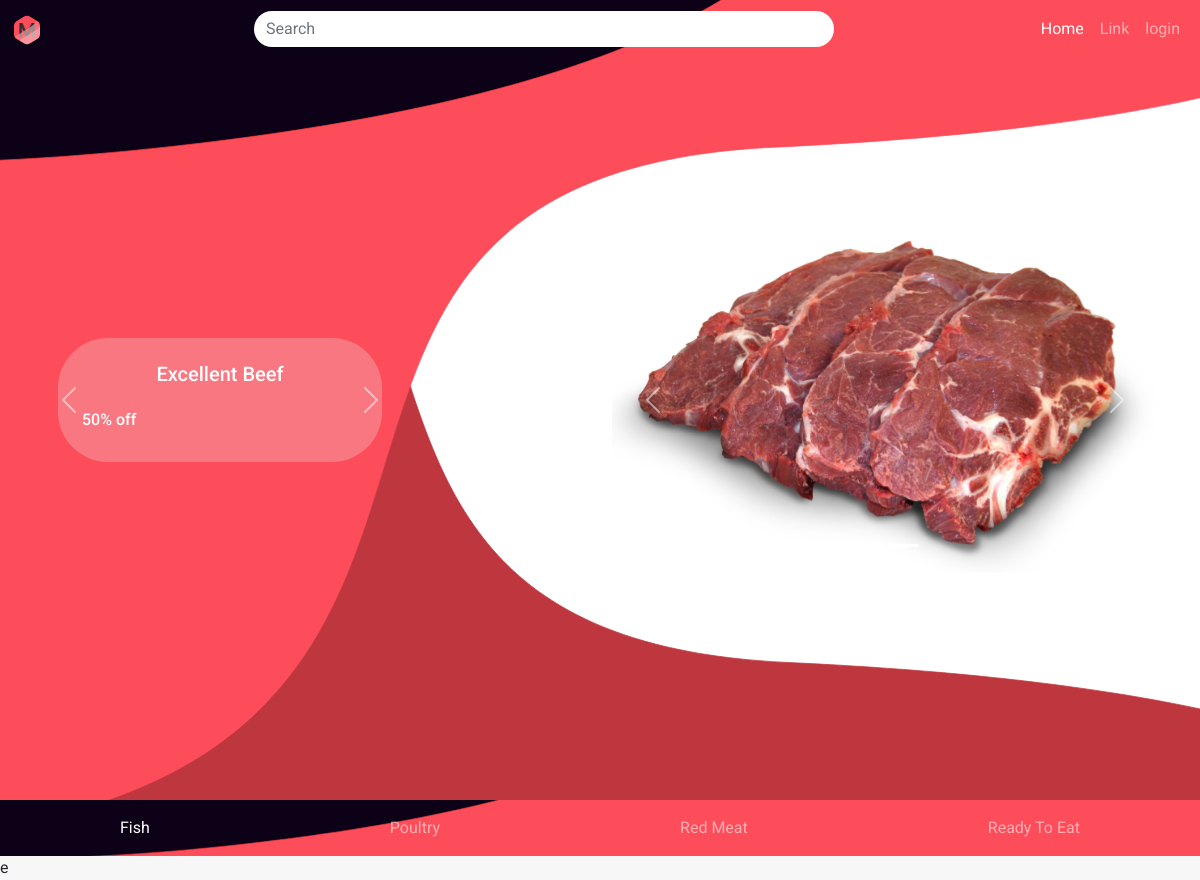
The app's page /, older data.
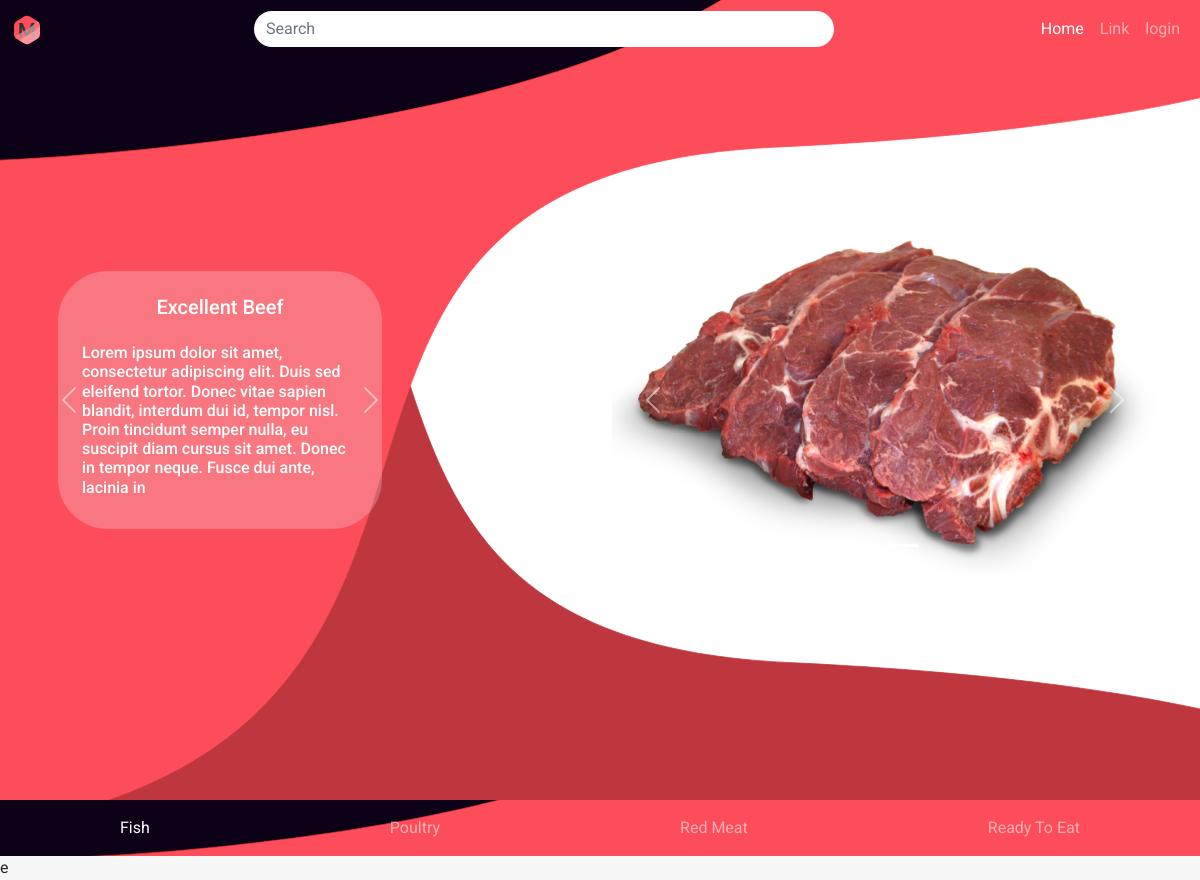
The same page, newer data.
### home/models.py (models this page shows, shortened)
class MainPage(models.Model):
    product = models.ForeignKey(Product, related_name="Product", on_delete=models.CASCADE)
    heading = models.TextField(max_length=20)
    description = models.TextField(max_length=255)

class Product(models.Model):
    meat_type = (
        ('c', 'chicken'),
        ('b', 'beef'),
        ('m', 'mutton'),
        ('p', 'pork'),
        ('f', 'fish'),
    )
    title = models.CharField(max_length=255)
    description = models.TextField(max_length=2048)
    price = models.FloatField()
    stock = models.IntegerField()
    meat = models.CharField(max_length=1, choices=meat_type)

class ImageModel(models.Model):
    title = models.TextField(max_length=10)
    mainimage = models.ImageField(upload_to="static/images/", null=True)
    image = models.ForeignKey(Product, related_name='images', on_delete=models.CASCADE)

### home/views.py (the view)
# urls.py: path('', views.index, name='index'),
def index(request):
    products = Product.objects.all()
    mainPage = MainPage.objects.all()
    context = {"products": products, "mainpage": mainPage}
    return render(request, template_name="index.html", context=context)

### templates/index.html (shortened to what the changed rows need)
{% extends "base.html" %}
{% block content %}
    {% load static %}
    <link rel="stylesheet" href="{% static 'index.css' %}"/>
    <div class="main-bg h-75" style="background-image: url({% static 'images/Desk1.svg' %});">
        <div class="container h-100">
            <div class="row h-100 ">
                <div class="col col-12 col-md-4 my-auto my-5  mobile-no-display">
                    <div id="carouselExampleIndicators1" class="carousel slide" data-bs-ride="carousel">
                        <div class="carousel-inner">
                            {% for item in mainpage %}
                                <div class="carousel-item {% firstof forloop.counter0   'active' %}">
                                    <div class="h-100 p-3 m-3 card-body-now">
                                        <h5 class="text-white text-center p-2">{{ item.heading }}</h5>
                                        <h6 class="text-white p-2">{{ item.description }}</h6>
                                    </div>
                                </div>
                            {% endfor %}
                        </div>
                    </div>
                </div>
                <div class="col col-12 col-md-6 my-auto">
                    <div id="carouselExampleIndicators" class="carousel slide" data-bs-ride="carousel">
                        <div class="carousel-indicators">
                            {% for item in mainpage %}
                                <button type="button" data-bs-target="#carouselExampleIndicators"
                                        data-bs-slide-to="{{ forloop.counter0 }}"
                                        class="active" aria-current="true"
                                        aria-label="Slide {{ forloop.counter }}"></button>
                            {% endfor %}
                        </div>
                        <div class="carousel-inner">
                            {% for item in mainpage %}
                                <div class="carousel-item {% firstof forloop.counter0   'active' %}">
                                    <img class="d-block w-100" src="{{ item.product.images.all.0.mainimage }}"
                                         alt="First slide">
                                </div>
                            {% endfor %}
                        </div>
                    </div>
                </div>
            </div>
        </div>
    </div>
{% endblock %}

Row changes from the older to the newer data that the page shows:
changed MainPage "Excellent Beef": description "50% off" → "Lorem ipsum dolor sit amet, consectetur adipiscing elit. Duis sed eleifend tortor. Donec vitae sapien blandit, interdum dui id, tempor nisl. Proin tincidunt semper nulla, eu suscipit diam cursus sit amet. Donec in tempor neque. Fusce dui ante, lacinia in"
